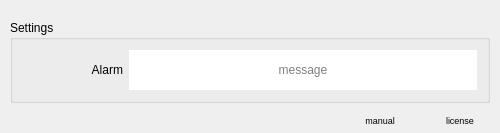
<?xml version="1.0" encoding="UTF-8"?>
<ui version="4.0">
 <class>timerwatch_settings</class>
 <widget class="QWidget" name="timerwatch_settings">
  <property name="geometry">
   <rect>
    <x>0</x>
    <y>0</y>
    <width>500</width>
    <height>108</height>
   </rect>
  </property>
  <property name="sizePolicy">
   <sizepolicy hsizetype="Ignored" vsizetype="Ignored">
    <horstretch>0</horstretch>
    <verstretch>0</verstretch>
   </sizepolicy>
  </property>
  <layout class="QVBoxLayout" name="imagineboard_settings_layout">
   <property name="spacing">
    <number>0</number>
   </property>
   <property name="leftMargin">
    <number>0</number>
   </property>
   <property name="topMargin">
    <number>0</number>
   </property>
   <property name="rightMargin">
    <number>0</number>
   </property>
   <property name="bottomMargin">
    <number>0</number>
   </property>
   <item>
    <widget class="QWidget" name="settings" native="true">
     <property name="focusPolicy">
      <enum>Qt::NoFocus</enum>
     </property>
     <layout class="QVBoxLayout" name="settings_layout">
      <property name="spacing">
       <number>5</number>
      </property>
      <property name="leftMargin">
       <number>10</number>
      </property>
      <property name="topMargin">
       <number>20</number>
      </property>
      <property name="rightMargin">
       <number>10</number>
      </property>
      <property name="bottomMargin">
       <number>10</number>
      </property>
      <item>
       <widget class="QGroupBox" name="group_settings">
        <property name="focusPolicy">
         <enum>Qt::NoFocus</enum>
        </property>
        <property name="title">
         <string>Settings</string>
        </property>
        <layout class="QGridLayout" name="gridLayout">
         <property name="leftMargin">
          <number>10</number>
         </property>
         <property name="topMargin">
          <number>10</number>
         </property>
         <property name="rightMargin">
          <number>10</number>
         </property>
         <property name="bottomMargin">
          <number>10</number>
         </property>
         <item row="0" column="1">
          <layout class="QHBoxLayout" name="sounds_layout">
           <property name="spacing">
            <number>5</number>
           </property>
           <property name="bottomMargin">
            <number>0</number>
           </property>
           <item>
            <widget class="QLineEdit" name="menu_alarm_message">
             <property name="sizePolicy">
              <sizepolicy hsizetype="Ignored" vsizetype="Fixed">
               <horstretch>0</horstretch>
               <verstretch>0</verstretch>
              </sizepolicy>
             </property>
             <property name="minimumSize">
              <size>
               <width>0</width>
               <height>40</height>
              </size>
             </property>
             <property name="maximumSize">
              <size>
               <width>16777215</width>
               <height>40</height>
              </size>
             </property>
             <property name="focusPolicy">
              <enum>Qt::ClickFocus</enum>
             </property>
             <property name="frame">
              <bool>false</bool>
             </property>
             <property name="alignment">
              <set>Qt::AlignCenter</set>
             </property>
             <property name="placeholderText">
              <string>message</string>
             </property>
            </widget>
           </item>
          </layout>
         </item>
         <item row="0" column="0">
          <widget class="QLabel" name="label_alarm">
           <property name="minimumSize">
            <size>
             <width>100</width>
             <height>20</height>
            </size>
           </property>
           <property name="maximumSize">
            <size>
             <width>100</width>
             <height>20</height>
            </size>
           </property>
           <property name="focusPolicy">
            <enum>Qt::NoFocus</enum>
           </property>
           <property name="text">
            <string>Alarm</string>
           </property>
           <property name="alignment">
            <set>Qt::AlignRight|Qt::AlignTrailing|Qt::AlignVCenter</set>
           </property>
          </widget>
         </item>
        </layout>
       </widget>
      </item>
      <item>
       <spacer name="vertical_spacer">
        <property name="focusPolicy">
         <enum>Qt::NoFocus</enum>
        </property>
        <property name="orientation">
         <enum>Qt::Vertical</enum>
        </property>
        <property name="sizeHint" stdset="0">
         <size>
          <width>0</width>
          <height>0</height>
         </size>
        </property>
       </spacer>
      </item>
     </layout>
    </widget>
   </item>
   <item>
    <layout class="QHBoxLayout" name="group_footer_layout">
     <property name="spacing">
      <number>0</number>
     </property>
     <property name="bottomMargin">
      <number>5</number>
     </property>
     <item>
      <spacer name="z_spacer">
       <property name="focusPolicy">
        <enum>Qt::NoFocus</enum>
       </property>
       <property name="orientation">
        <enum>Qt::Horizontal</enum>
       </property>
       <property name="sizeType">
        <enum>QSizePolicy::Expanding</enum>
       </property>
       <property name="sizeHint" stdset="0">
        <size>
         <width>0</width>
         <height>0</height>
        </size>
       </property>
      </spacer>
     </item>
     <item>
      <widget class="QPushButton" name="manual">
       <property name="sizePolicy">
        <sizepolicy hsizetype="Preferred" vsizetype="Fixed">
         <horstretch>0</horstretch>
         <verstretch>0</verstretch>
        </sizepolicy>
       </property>
       <property name="minimumSize">
        <size>
         <width>0</width>
         <height>15</height>
        </size>
       </property>
       <property name="maximumSize">
        <size>
         <width>80</width>
         <height>15</height>
        </size>
       </property>
       <property name="font">
        <font>
         <pointsize>7</pointsize>
        </font>
       </property>
       <property name="focusPolicy">
        <enum>Qt::NoFocus</enum>
       </property>
       <property name="text">
        <string>manual</string>
       </property>
       <property name="flat">
        <bool>true</bool>
       </property>
      </widget>
     </item>
     <item>
      <widget class="QPushButton" name="copyright">
       <property name="sizePolicy">
        <sizepolicy hsizetype="Preferred" vsizetype="Fixed">
         <horstretch>0</horstretch>
         <verstretch>0</verstretch>
        </sizepolicy>
       </property>
       <property name="minimumSize">
        <size>
         <width>0</width>
         <height>15</height>
        </size>
       </property>
       <property name="maximumSize">
        <size>
         <width>80</width>
         <height>15</height>
        </size>
       </property>
       <property name="font">
        <font>
         <pointsize>7</pointsize>
        </font>
       </property>
       <property name="focusPolicy">
        <enum>Qt::NoFocus</enum>
       </property>
       <property name="text">
        <string>license</string>
       </property>
       <property name="flat">
        <bool>true</bool>
       </property>
      </widget>
     </item>
    </layout>
   </item>
  </layout>
 </widget>
 <resources/>
 <connections/>
</ui>
